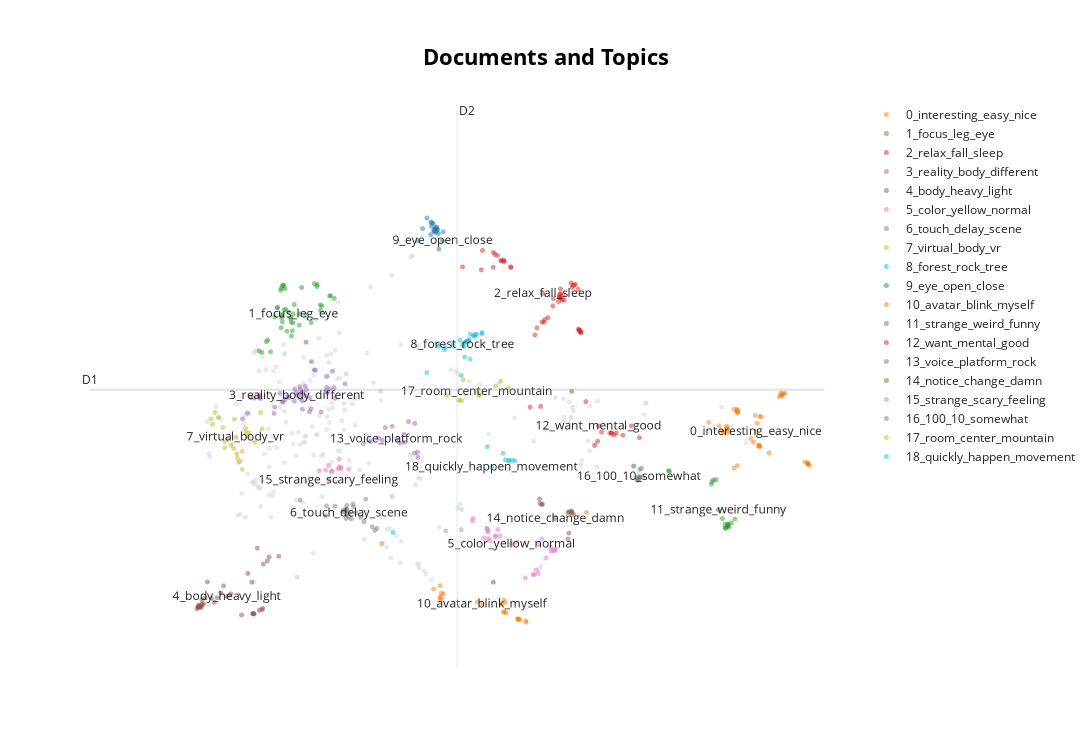

The notebook cell saved with this chart:
### Code cell
topic_model.visualize_documents(docs, embeddings=embeddings)
